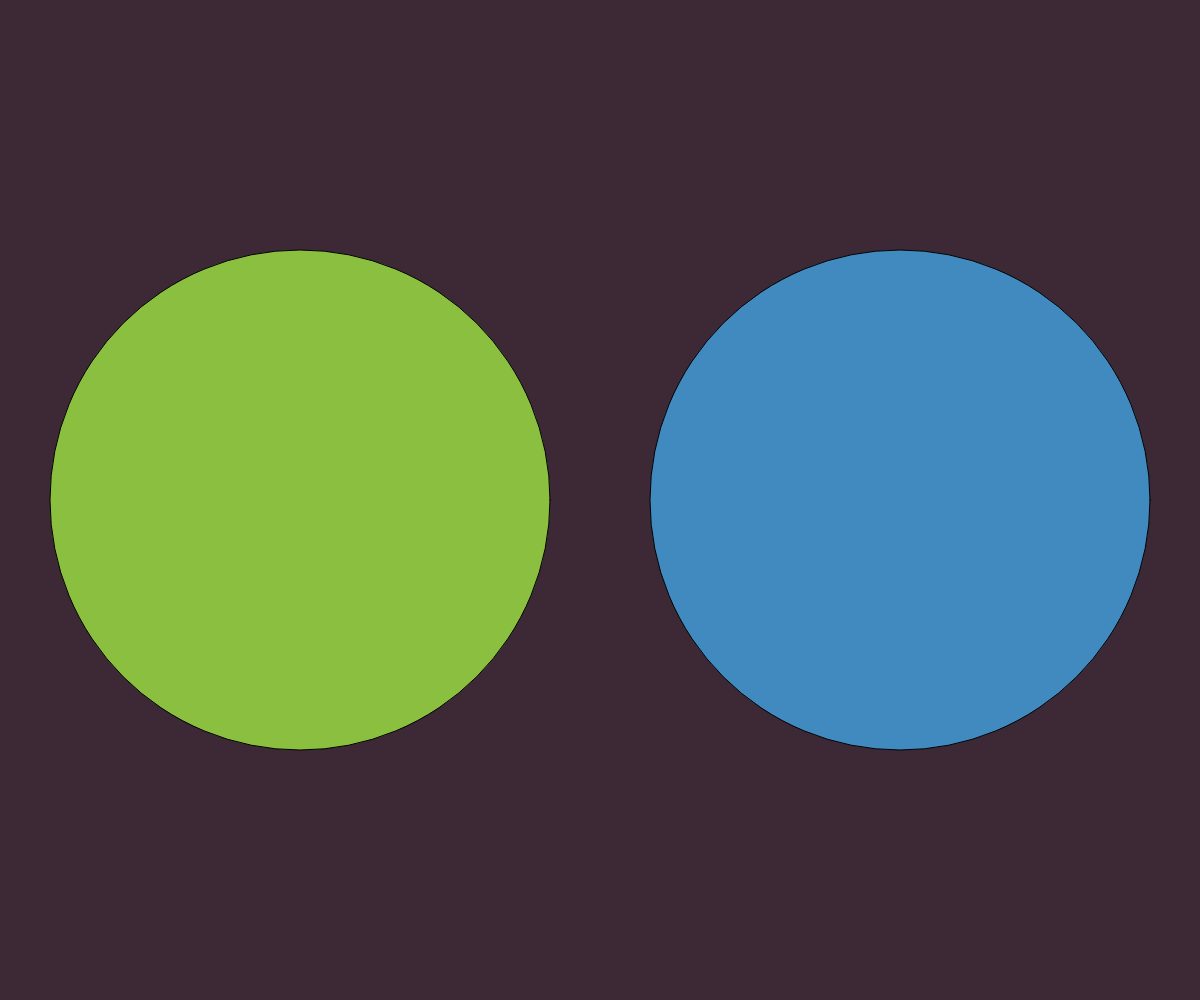
Frame 1 (no input)
Frame 60 (no input): identical to frame 1, image omitted
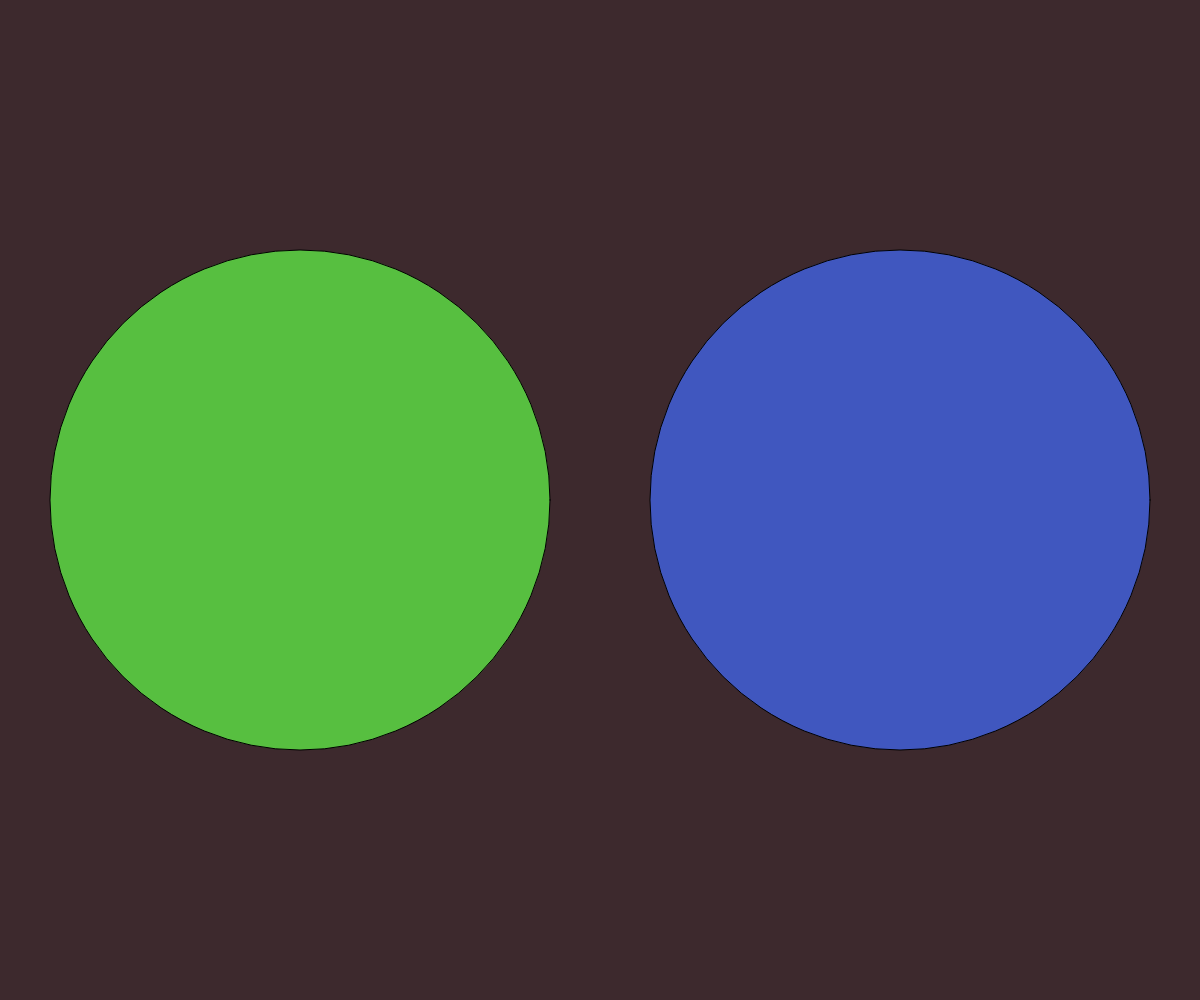
Frame 120 (the mouse pressed at the canvas centre since frame 60)

The p5.js sketch that drew these frames (run headless with seeded random() and noise() and a simulated clock; from frame 60 on, the mouse is pressed at the canvas centre):

// p5.js sketch
// ── sketch.js
function getComplementaryColors() {
    const primary = Math.floor(Math.random(Date.now()) * 360);
    const secondary = (primary + 120) % 360;
    const tertiary = (primary + 240) % 360;

    return [ primary, secondary, tertiary ];
}

let primary, secondary, tertiary;

function setup() {
    createCanvas(window.innerWidth, window.innerHeight);
    colorMode(HSL);

    [ primary, secondary, tertiary ] = getComplementaryColors();
}

function draw() {
    if (frameCount % 100 == 0) {
        [ primary, secondary, tertiary ] = getComplementaryColors();
    }

    translate(width / 2, height / 2);

    background(primary, 20, 20);
    
    fill(secondary, 50, 50);
    circle(-width / 4, 0, 500)
    
    fill(tertiary, 50, 50);
    circle(width / 4, 0, 500)
}
